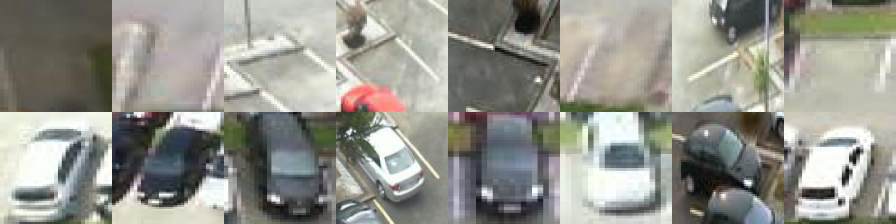
#> input picture reports/sample_crops.png, 896 x 224 px, found by its file name
$ jupyter execute --allow-errors ParkVision_AI_Notebook.ipynb
#> lines starting #> are read from the running program, lines starting #| are printed output that depends on the picture
### parkvision/engine.py
"""
ParkVision AI inference engine (ONNX Runtime only - light enough for Streamlit Cloud).

Pipeline
  1. YOLOv8n (ONNX) finds every parking slot in the frame and gives a first empty/occupied guess.
  2. MobileNetV2 (ONNX) re-checks every slot crop (224x224) -> second opinion.
  3. Probabilities are fused (hybrid mode) -> final slot status.
  4. Insight layer: counts, occupancy %, congestion level, zone analysis, recommendation.
"""
from __future__ import annotations
from dataclasses import dataclass, field
from pathlib import Path
import numpy as np
import cv2
import onnxruntime as ort

MODELS = Path(__file__).resolve().parents[1] / "models"
MEAN = np.array([0.485, 0.456, 0.406], dtype=np.float32)
STD = np.array([0.229, 0.224, 0.225], dtype=np.float32)
NEON_GREEN = (20, 255, 57)     # BGR
NEON_RED = (96, 56, 255)
NEON_CYAN = (255, 240, 0)


def _session(name: str) -> ort.InferenceSession:
    so = ort.SessionOptions()
    so.intra_op_num_threads = 2
    return ort.InferenceSession(str(MODELS / name), so, providers=["CPUExecutionProvider"])


@dataclass
class Slot:
    id: int
    box: tuple  # x1, y1, x2, y2 in original image pixels
    p_occ_det: float
    p_occ_cls: float | None = None
    p_occ: float = 0.0
    occupied: bool = False
    zone: str = ""


@dataclass
class ScanResult:
    slots: list = field(default_factory=list)
    total: int = 0
    occupied: int = 0
    available: int = 0
    occupancy: float = 0.0
    congestion: str = "LOW"
    recommendation: str = ""
    advice: str = ""
    zones: dict = field(default_factory=dict)
    best_zone: str | None = None
    annotated: np.ndarray | None = None


class ParkVision:
    def __init__(self):
        self.det = _session("yolo_slots.onnx")
        self.cls = _session("slot_classifier.onnx")
        self.det_in = self.det.get_inputs()[0].name
        self.cls_in = self.cls.get_inputs()[0].name

    # ---------------------------------------------------------------- detection
    # [138 lines left out: functions detect, classify_crops, _crop, scan, congestion_level, insights and 1 more, not called in this run]

### ParkVision_AI_Notebook.ipynb
# ParkVision AI — Intelligent Urban Parking Analytics & Space Optimisation Platform
**Dhwanan Bhatt · 2505556 · Udgam School for Children · CRS Artificial Intelligence — Machine Learning & Deep Learning (SA)**

This notebook walks through the full pipeline: problem definition → data preparation → model training & evaluation → insight logic → testing. Heavy training steps are in `src/*.py`; set `RUN_TRAINING = True` to re-run them (CPU training takes ~20 min for MobileNetV2 and ~45 min for YOLOv8n).

## Step 1 · Problem & requirements
| | |
|---|---|
| **Input** | Parking-lot image (elevated CCTV frame) |
| **Output** | Slot-wise status (Occupied / Empty) + total / occupied / available |
| **Layout** | PKLot lots are fixed, but rows are irregular (angled bays, trees, partial views) → a detector is used so no manual slot map is needed |
| **Approach** | Hybrid: YOLOv8n full-image detection **+** MobileNetV2 crop classification |
| **Challenges** | Shadows & lighting, occlusion by neighbouring cars/trees, sunny / cloudy / rainy weather |

[cell 1]
RUN_TRAINING = False
import json, subprocess, sys
from pathlib import Path
import cv2, numpy as np, matplotlib.pyplot as plt
ROOT = Path.cwd() if (Path.cwd()/'app.py').exists() else Path.cwd().parent
print(ROOT)

## Step 2 · Data collection & preprocessing
Source: PKLot (Kaggle `ammarnassanalhajali/pklot-dataset`). 121 full frames were sampled across 75 different days and five occupancy bands so that empty, half-full and full lots and all weather types are represented. `src/01_prepare_data.py` then:
1. splits **frames** 70/15/15 (so crops from one frame never leak across splits),
2. cuts every labelled slot out, resizes it to **224×224** and keeps a balanced **600 crops per class**,
3. writes the YOLO-format detection set (`dataset/detection`).

[cell 2]
if RUN_TRAINING:
    subprocess.run([sys.executable, str(ROOT/'src/01_prepare_data.py')], check=True)
summary = json.load(open(ROOT/'reports/data_summary.json'))
#> (reads reports/data_summary.json from the repository)
print(json.dumps(summary, indent=1))
for s in ['train','val','test']:
    for c in ['empty','occupied']:
        n = len(list((ROOT/'dataset/classification'/s/c).glob('*.jpg')))
        print(f'{s:5s} {c:9s} {n}')
#> pass 2 of the loop `for s in ['train','val','test']:`:

[cell 3]
fig, ax = plt.subplots(2, 1, figsize=(12, 5))
for a, f, t in zip(ax, ['sample_crops.png', 'augmentation_examples.png'],
                  ['Slot crops (top: empty, bottom: occupied)', 'Augmentation: original, h-flip, rotate +15, rotate -15, brighter, darker']):
    a.imshow(cv2.cvtColor(cv2.imread(str(ROOT/'reports'/f)), cv2.COLOR_BGR2RGB)); a.set_title(t); a.axis('off')
#> pass 2 of the loop `for a, f, t in zip(ax, ['sample_crops.png', 'augmentation_examples.png..`:
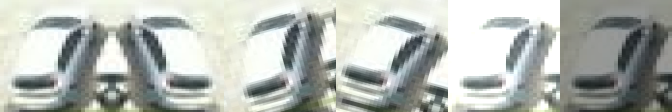
#> input picture reports/augmentation_examples.png, 672 x 112 px, found by its file name
plt.tight_layout(); plt.show()
#> after `plt.tight_layout()`:
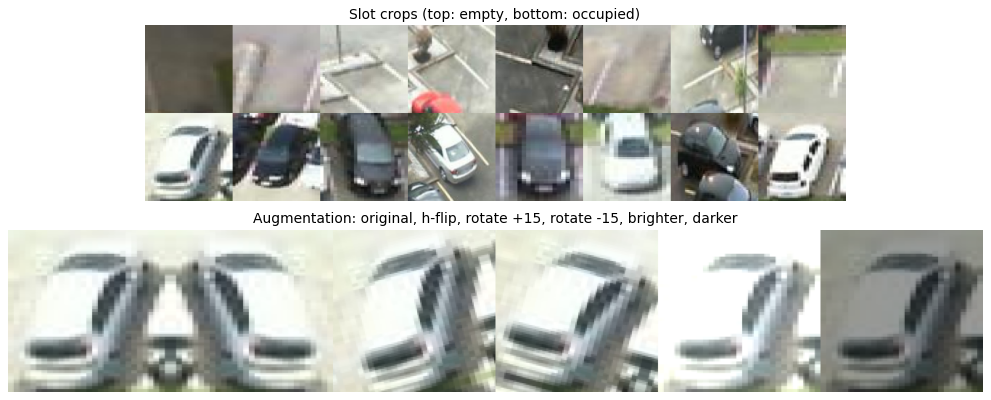
#> figure drawn by matplotlib, 2 panels

## Step 3a · MobileNetV2 slot classifier
ImageNet-pretrained MobileNetV2, first 10 blocks frozen, new 2-class head. 15 epochs, batch 32, AdamW (lr 1e-3) + cosine schedule, label smoothing 0.05. Train-time augmentation: random rotation ±15°, horizontal/vertical flip, brightness/contrast/saturation jitter, random resized crop.

[cell 4]
if RUN_TRAINING:
    subprocess.run([sys.executable, str(ROOT/'src/02_train_classifier.py'), '15'], check=True)
m = json.load(open(ROOT/'reports/classifier_metrics.json'))
#> (reads reports/classifier_metrics.json from the repository)
print('best val acc :', m['best_val_acc'])
print('TEST accuracy:', round(m['test_acc'], 4))
print('confusion matrix [[TN FP] [FN TP]] (positive = occupied):', m['confusion_matrix'])
for c in ['empty', 'occupied']:
    r = m['report'][c]; print(f"{c:9s} precision {r['precision']:.3f}  recall {r['recall']:.3f}  f1 {r['f1-score']:.3f}")

[cell 5]
fig, ax = plt.subplots(1, 2, figsize=(14, 4.5))
for a, f in zip(ax, ['training_curves.png', 'confusion_matrix.png']):
    a.imshow(cv2.cvtColor(cv2.imread(str(ROOT/'reports'/f)), cv2.COLOR_BGR2RGB)); a.axis('off')
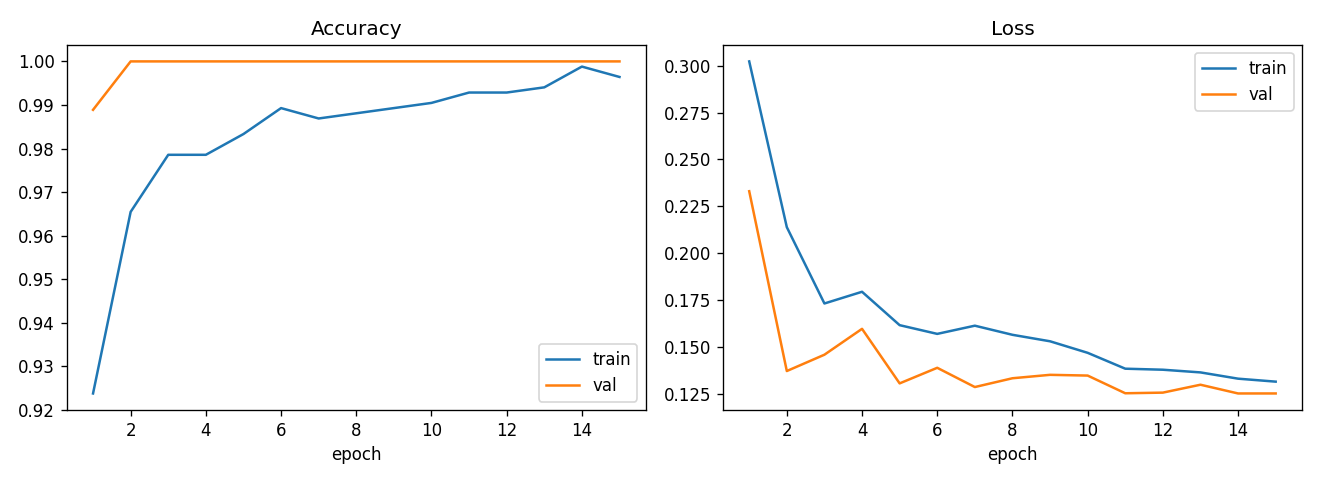
#> input picture reports/training_curves.png, 1320 x 480 px, found by its file name
#> pass 2 of the loop `for a, f in zip(ax, ['training_curves.png', 'confusion_matrix.png']):`:
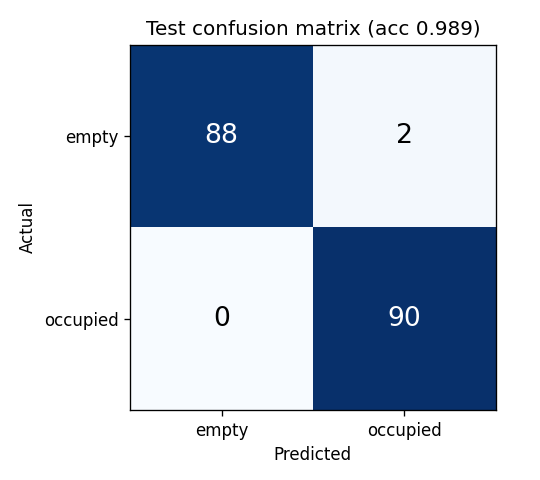
#> input picture reports/confusion_matrix.png, 540 x 480 px, found by its file name
plt.tight_layout(); plt.show()
#> after `plt.tight_layout()`:
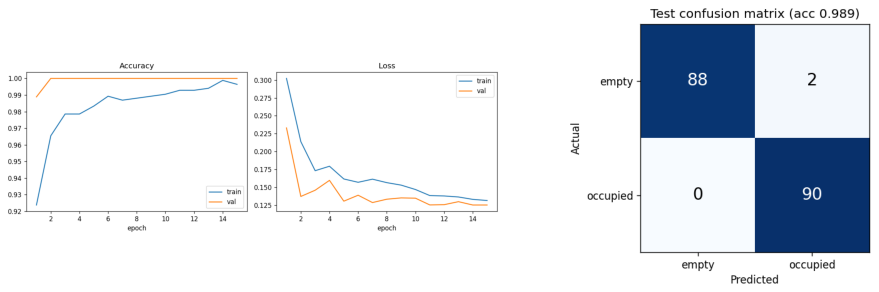
#> figure drawn by matplotlib, 2 panels

## Step 3b · YOLOv8n slot detector (+ improvement round)
COCO-pretrained YOLOv8n fine-tuned on full 640×640 frames with 2 classes (empty / occupied). Round 1: 25 epochs, batch 8, AdamW lr 0.002. Round 2 (improvement): +20 epochs from the best round-1 weights with lower lr, less mosaic and stronger brightness augmentation, targeting the weak recall of round 1.

[cell 6]
if RUN_TRAINING:
    subprocess.run([sys.executable, str(ROOT/'src/03_train_yolo.py'), '25'], check=True)
    subprocess.run([sys.executable, str(ROOT/'src/03b_finetune_yolo.py')], check=True)
y = json.load(open(ROOT/'reports/yolo_metrics.json'))
#> (reads reports/yolo_metrics.json from the repository)
for k in ['round1', 'round2']:
    if k in y: print(k, {kk: (round(v, 3) if isinstance(v, float) else v) for kk, v in y[k].items() if kk != 'per_class_mAP50_95'})
print('selected for the app ->', y.get('selected', 'round1'))

## Step 4 · Integration & parking insight logic
Implemented in `parkvision/engine.py`: YOLO finds slots → MobileNet re-checks each crop → probabilities fused → counts, occupancy %, congestion level (**Low < 40 %, Moderate 40–75 %, High > 75 %**), left/centre/right zone availability and a recommendation.

[cell 7]
sys.path.insert(0, str(ROOT))
from parkvision.engine import ParkVision
#> (the rest of this cell did not finish here and is left out)

fig, ax = plt.subplots(1, 3, figsize=(18, 6))
for a, name in zip(ax, ['02_morning_light_traffic', '05_overcast_half_full', '07_rush_hour_nearly_full']):
    r = eng.scan(cv2.imread(str(ROOT/'samples'/f'{name}.jpg')), show_ids=False)
    a.imshow(cv2.cvtColor(r.annotated, cv2.COLOR_BGR2RGB)); a.axis('off')
    a.set_title(f'{name}\n{r.total} slots | {r.occupied} occ | {r.available} free | {r.occupancy:.0f}% {r.congestion}\n{r.recommendation}', fontsize=10)
plt.tight_layout(); plt.show()

## Step 6 · Testing on unseen frames & robustness
`src/04_evaluate_pipeline.py` runs the complete app pipeline on the 18 held-out test frames and on artificially degraded versions (dark, glare, haze/rain-like low contrast, motion blur).

[cell 8]
if RUN_TRAINING:
    subprocess.run([sys.executable, str(ROOT/'src/04_evaluate_pipeline.py')], check=True)
ev = json.load(open(ROOT/'reports/pipeline_eval.json'))
#> (reads reports/pipeline_eval.json from the repository)
for k in ['detector', 'classifier', 'hybrid']:
    v = ev[k]; print(f"{k:10s} slot acc {v['accuracy']:.4f} | recall {v['recall']:.3f} | MAE free-count {v['mae_available']:.2f}")
print('\nrobustness (slot accuracy):')
for k, v in ev['robustness'].items(): print(f'  {k:28s}', v)
